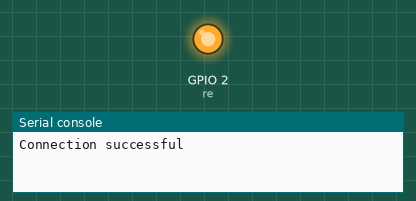
This program was run on a simulated ESP32 board running MicroPython. Shown: output pins drawn as LEDs (lit = HIGH), the last lines printed to the serial console. WiFi joins after 1.5 s; web requests get an empty 200 reply after 0.4 s.

Above: at 1.6 s.
At 4.6 s:
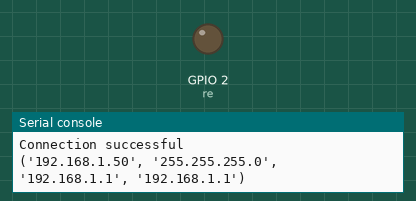
Timing chart, 0 to 6.1 s (numbered marks = the images above):
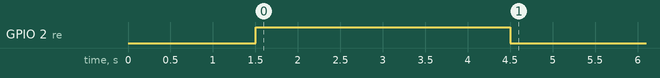

The program:

test-API.py
```python
from machine import Pin
from time import sleep

try:
  import urequests as requests
except:
  import requests

#Your network credentials
ssid = 'Genaral Education'
password = 'Education21'

#Your phone number in international format
phone_number = '8801316263567'
#Your callmebot API key
instance_id='668F909B4FCD5'
access_token="668f8c627bf2a"
def connect_wifi(ssid, password):
  import network
  station = network.WLAN(network.STA_IF)
  station.active(True)
  station.connect(ssid, password)
  while station.isconnected() == False:
    pass
  print('Connection successful')
  led = Pin(2, Pin.OUT)
  led.value(1)
  sleep(3)
  led.value(0)
  print(station.ifconfig())

def send_message(phone_number, instance_id,access_token):
  #   url=f"https://demo.betablaster.in/api/send?number={phone_number}&type=text&message={message}&instance_id={instance_id}&access_token={access_token}"
  # url = "https://web.betablaster.in/api/send?number="+phone_number+"&type=media&message=Hi"+message+"&instance_id="+instance_id+"&access_token="+access_token
  url = "https://demo.betablaster.in/api/send?number="+phone_number+"&type=text&message=Your+son+is+present"+"&instance_id="+instance_id+"&access_token="+access_token

  response = requests.get(url)
  if response.status_code == 200:
    print('Success!')
  else:
    print('Error')
    print(response.text)

connect_wifi(ssid, password)
message = 'Your+son+is+present'

reed = Pin(35,Pin.IN)
re=Pin(2,Pin.OUT)

while True:
    send_message(phone_number, instance_id,access_token)
    print("Done")
    sleep(1)
    re.value(0)
```
